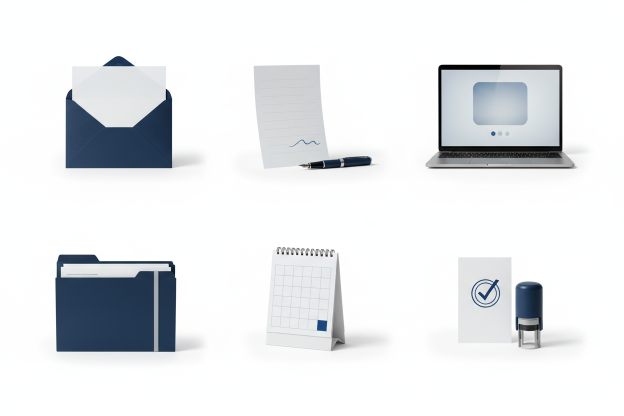
#> input picture dizajn/C2_modern/assets/_lap_illusztraciok.png, 1248 x 832 px (shown at 1/2 size)
$ python -i lapvago.py   (imports and definitions only)
#> lines starting #> are read from the running program, lines starting #| are printed output that depends on the picture; after the words box and inside, x2 and y2 are one past the last pixel; in counts of white or black regions, pixels touching at a corner belong together
#> further down, picture is the input picture: shape (832, 1248, 3); mean B, G, R 234.6, 232.6, 230.3
"""Kézjegy C2: a Gemini-lapok szétvágása PIL/numpy/scipy-vel (3. lépés).
Közös függvények: tinta-maszk, elemek megkeresése, fehér háttér átlátszóvá tétele úgy, hogy a tárgyak
belső fehérje (levélpapír, képernyő) fehér maradjon, csak a tárgyon KÍVÜLI fehér tűnik el."""
import numpy as np
from PIL import Image
from scipy import ndimage as ndi

def betolt(p):
    return np.asarray(Image.open(p).convert("RGB")).astype(np.float32)

def feheritett(rgb):
    """Mennyire tér el a fehértől (0..255): 255 - a legkisebb csatorna."""
    return 255.0 - rgb.min(axis=2)
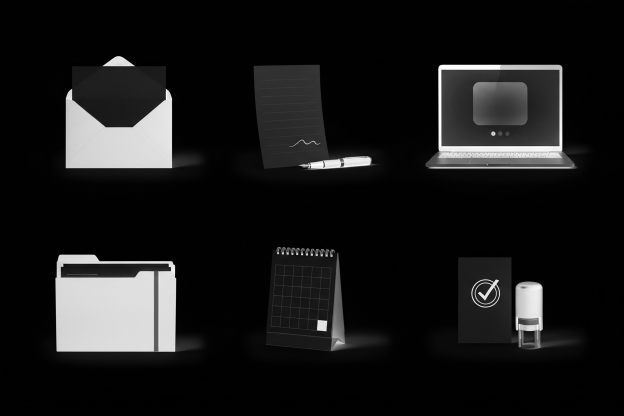
#> returned value: shape (832, 1248) float64 (shown at 1/2 size); min 0, max 255, mean 24.9

# [29 lines left out: function elemek, not called in this run]

def atlatszo(rgb, hatter_kuszob=12, tinta_kuszob=22, perem=3, zar=2, belso_feher=True):
    """RGBA: a kívülről elérhető fehér háttér átlátszó, a perem színe fehérről leválasztva (color-to-alpha),
    a tárgy belseje (zárt fehér területek is) átlátszatlan marad."""
    d = feheritett(rgb)
    ink = d > tinta_kuszob
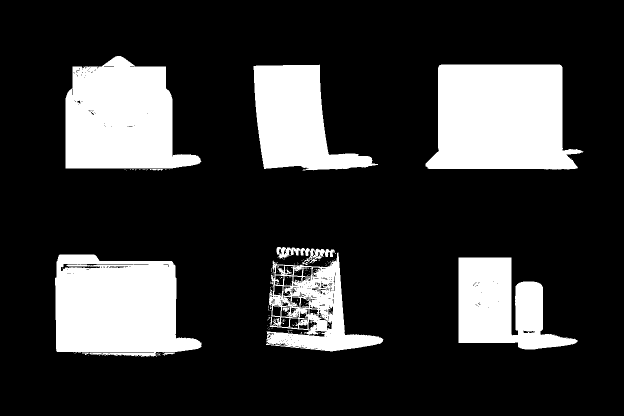
#> ink: shape (832, 1248) bool (shown at 1/2 size); 21.3% white; 188 white regions (178 under 20 px), largest, box (x1, y1, x2, y2) and area: (851, 129, 1167, 339) 53544, (110, 509, 403, 714) 46129, (131, 112, 403, 337) 44194
    inkz = ndi.binary_dilation(ink, iterations=zar)
#> inkz: shape (832, 1248) bool; 23.1% white; 6 white regions, box (x1, y1, x2, y2) and area: (849, 127, 1169, 341) 55608, (108, 507, 405, 716) 49000, (129, 110, 405, 344) 46367, (505, 127, 758, 343) 31390, (530, 492, 769, 705) 29208, (915, 513, 1158, 701) 28772
    lab, n = ndi.label(~inkz)
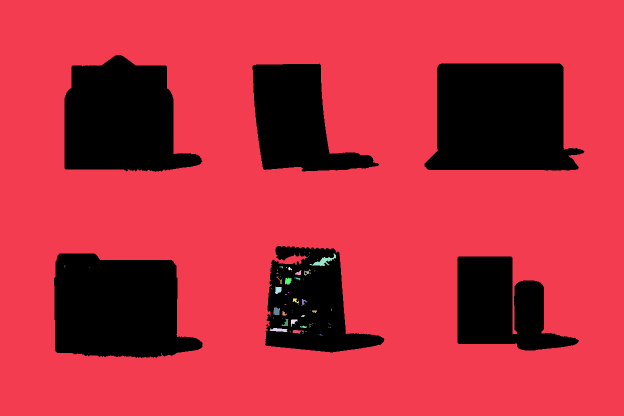
#> lab: shape (832, 1248) int32 (shown at 1/2 size); 94 distinct labels, from 0 to 93; one colour per label, 0 black
#> n = 93
    szel = np.unique(np.concatenate([lab[0, :], lab[-1, :], lab[:, 0], lab[:, -1]]))
#> szel = [1]
    szel = szel[szel != 0]
    B = np.isin(lab, szel)
#> B: shape (832, 1248) bool; 76.7% white; 6 black regions, box (x1, y1, x2, y2) and area: (849, 127, 1169, 341) 55608, (108, 507, 405, 716) 49012, (129, 110, 405, 344) 46367, (505, 127, 758, 343) 31390, (530, 492, 769, 705) 31223, (915, 513, 1158, 701) 28772
    gyuru = ndi.binary_dilation(B, iterations=perem + zar) & ~B
#> gyuru: shape (832, 1248) bool; 2.7% white; 6 white regions, box (x1, y1, x2, y2) and area: (849, 127, 1169, 341) 5075, (915, 513, 1158, 701) 5019, (530, 492, 769, 705) 4789, (108, 507, 405, 716) 4586, (129, 110, 405, 344) 4490, (505, 127, 758, 343) 4235
    # color-to-alpha fehér ellen
    a_c2a = np.clip(d / 255.0, 0, 1)
    with np.errstate(divide="ignore", invalid="ignore"):
        un = (rgb - 255.0 * (1 - a_c2a[..., None])) / np.maximum(a_c2a[..., None], 1e-6)
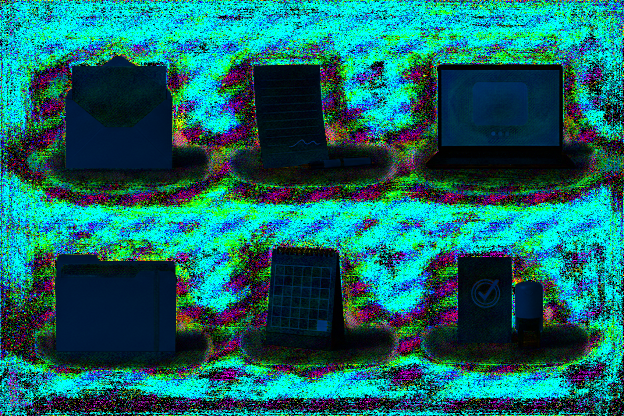
#> un: shape (832, 1248, 3) float64 (shown at 1/2 size); mean B, G, R 101.3, 103.9, 19.5; drawn with min black and max white
    un = np.clip(un, 0, 255)
    alpha = np.ones(d.shape, np.float32)
    col = rgb.copy()
    m = gyuru | B
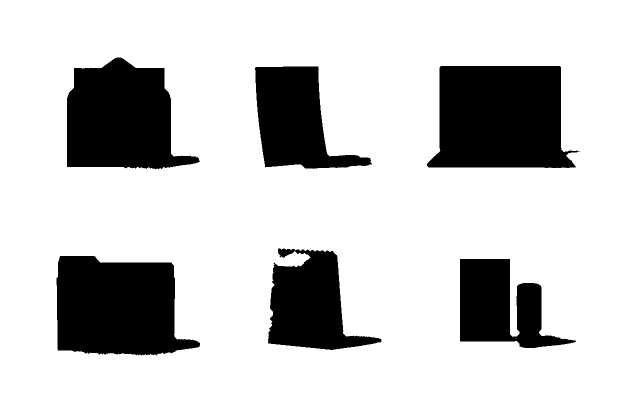
#> m: shape (832, 1248) bool (shown at 1/2 size); 79.4% white; 6 black regions, box (x1, y1, x2, y2) and area: (854, 132, 1160, 336) 50533, (113, 512, 400, 711) 44426, (134, 115, 400, 339) 41877, (510, 133, 744, 338) 27155, (536, 497, 763, 700) 26434, (920, 518, 1152, 696) 23753
    alpha[m] = a_c2a[m]
    col[m] = un[m]
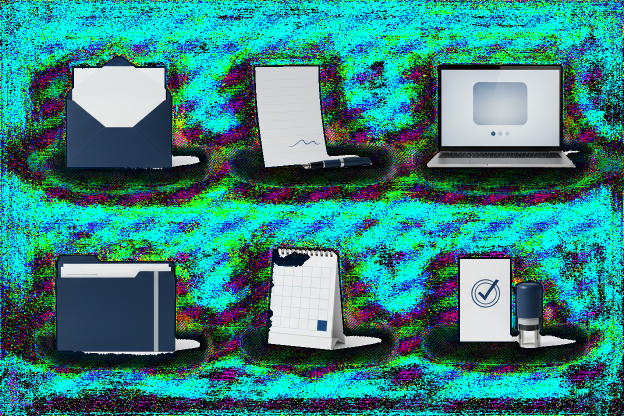
#> col: shape (832, 1248, 3) (shown at 1/2 size); mean B, G, R 127.6, 131.9, 50.1
    alpha[B & (d < hatter_kuszob)] = 0
    if belso_feher:
        # a tárgy belsejében a szinte fehér pontok tiszta fehérek legyenek (a lap halvány szürkéje ne látsszon)
        bel = ~m & (d < 8)
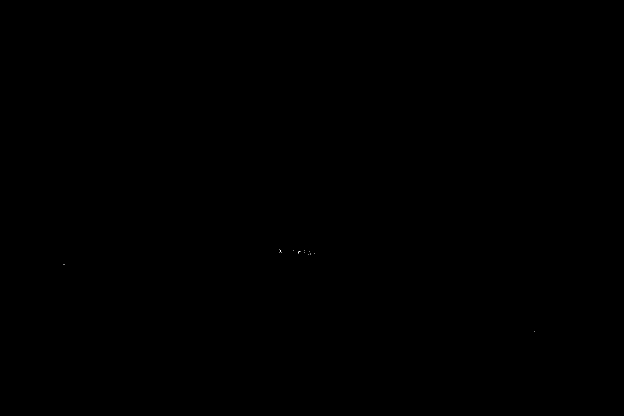
#> bel: shape (832, 1248) bool (shown at 1/2 size); 0% white in thin lines or dots, all inside (x1, y1, x2, y2) = (127, 498, 1069, 663)
        col[bel] = 255
#> col: shape (832, 1248, 3); under 0.01% of pixels changed, all inside (x1, y1, x2, y2) = (129, 498, 1069, 663)
    out = np.dstack([col, alpha * 255]).round().clip(0, 255).astype(np.uint8)
    return Image.fromarray(out, "RGBA")

# [15 lines left out: functions vag, vaszonra, tartalom_doboz, not called in this run]

>>> import cv2
>>> picture = cv2.imread('../_lap_illusztraciok.png')
>>> result = atlatszo(picture)
